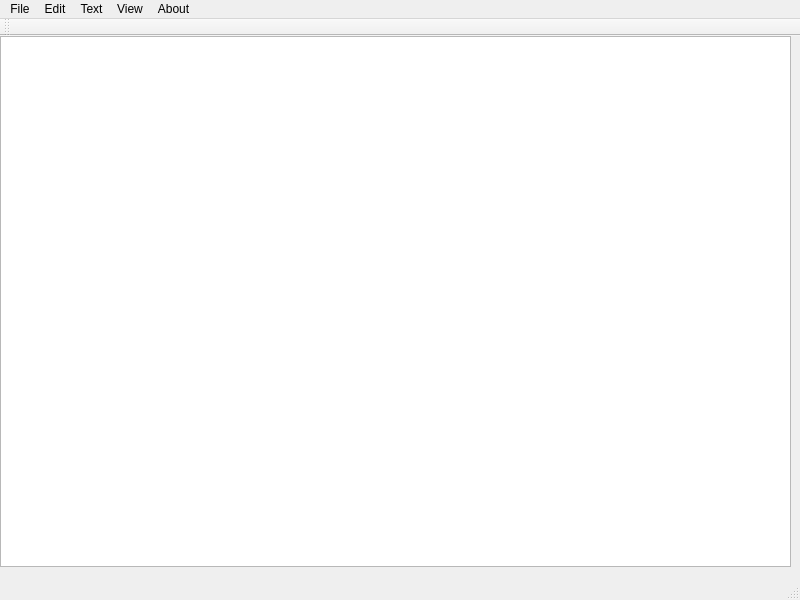
<?xml version="1.0" encoding="UTF-8"?>
<ui version="4.0">
 <class>MainWindow</class>
 <widget class="QMainWindow" name="MainWindow">
  <property name="geometry">
   <rect>
    <x>0</x>
    <y>0</y>
    <width>800</width>
    <height>600</height>
   </rect>
  </property>
  <property name="windowTitle">
   <string>MainWindow</string>
  </property>
  <widget class="QWidget" name="centralwidget">
   <widget class="QTextEdit" name="textEdit">
    <property name="geometry">
     <rect>
      <x>0</x>
      <y>0</y>
      <width>791</width>
      <height>531</height>
     </rect>
    </property>
   </widget>
  </widget>
  <widget class="QMenuBar" name="menubar">
   <property name="geometry">
    <rect>
     <x>0</x>
     <y>0</y>
     <width>800</width>
     <height>36</height>
    </rect>
   </property>
   <widget class="QMenu" name="menuFile">
    <property name="title">
     <string>File</string>
    </property>
    <addaction name="actionNew"/>
    <addaction name="actionOpen"/>
    <addaction name="separator"/>
    <addaction name="actionSave"/>
    <addaction name="actionSave_As"/>
    <addaction name="separator"/>
    <addaction name="actionExit"/>
   </widget>
   <widget class="QMenu" name="menuEdit">
    <property name="title">
     <string>Edit</string>
    </property>
    <addaction name="actionCut"/>
    <addaction name="actionCopy"/>
    <addaction name="actionPaste"/>
    <addaction name="actionRedo"/>
    <addaction name="actionUndo"/>
    <addaction name="actionFind"/>
    <addaction name="actionReplace"/>
   </widget>
   <widget class="QMenu" name="menuText">
    <property name="title">
     <string>Text</string>
    </property>
    <addaction name="actionBold"/>
    <addaction name="actionItalic"/>
    <addaction name="actionUnderline"/>
    <addaction name="actionColor"/>
    <addaction name="actionFont"/>
   </widget>
   <widget class="QMenu" name="menuAbout">
    <property name="title">
     <string>About</string>
    </property>
   </widget>
   <widget class="QMenu" name="menuView">
    <property name="title">
     <string>View</string>
    </property>
    <addaction name="actionZoom_In"/>
    <addaction name="actionZoom_Out"/>
   </widget>
   <addaction name="menuFile"/>
   <addaction name="menuEdit"/>
   <addaction name="menuText"/>
   <addaction name="menuView"/>
   <addaction name="menuAbout"/>
  </widget>
  <widget class="QStatusBar" name="statusbar"/>
  <widget class="QToolBar" name="toolBar">
   <property name="windowTitle">
    <string>toolBar</string>
   </property>
   <attribute name="toolBarArea">
    <enum>TopToolBarArea</enum>
   </attribute>
   <attribute name="toolBarBreak">
    <bool>false</bool>
   </attribute>
  </widget>
  <action name="actionNew">
   <property name="text">
    <string>New</string>
   </property>
  </action>
  <action name="actionOpen">
   <property name="text">
    <string>Open</string>
   </property>
  </action>
  <action name="actionSave">
   <property name="text">
    <string>Save</string>
   </property>
  </action>
  <action name="actionSave_As">
   <property name="text">
    <string>Save As</string>
   </property>
  </action>
  <action name="actionExit">
   <property name="text">
    <string>Exit</string>
   </property>
  </action>
  <action name="actionCut">
   <property name="text">
    <string>Cut</string>
   </property>
  </action>
  <action name="actionCopy">
   <property name="text">
    <string>Copy</string>
   </property>
  </action>
  <action name="actionPaste">
   <property name="text">
    <string>Paste</string>
   </property>
  </action>
  <action name="actionRedo">
   <property name="text">
    <string>Redo</string>
   </property>
  </action>
  <action name="actionUndo">
   <property name="text">
    <string>Undo</string>
   </property>
  </action>
  <action name="actionZoom_In">
   <property name="text">
    <string>Zoom In</string>
   </property>
  </action>
  <action name="actionZoom_Out">
   <property name="text">
    <string>Zoom Out</string>
   </property>
  </action>
  <action name="actionBold">
   <property name="text">
    <string>Bold</string>
   </property>
  </action>
  <action name="actionItalic">
   <property name="text">
    <string>Italic</string>
   </property>
  </action>
  <action name="actionUnderline">
   <property name="text">
    <string>Underline</string>
   </property>
  </action>
  <action name="actionColor">
   <property name="text">
    <string>Color</string>
   </property>
  </action>
  <action name="actionFind">
   <property name="text">
    <string>Find</string>
   </property>
  </action>
  <action name="actionReplace">
   <property name="text">
    <string>Replace</string>
   </property>
  </action>
  <action name="actionFont">
   <property name="text">
    <string>Font</string>
   </property>
  </action>
 </widget>
 <resources/>
 <connections/>
</ui>
